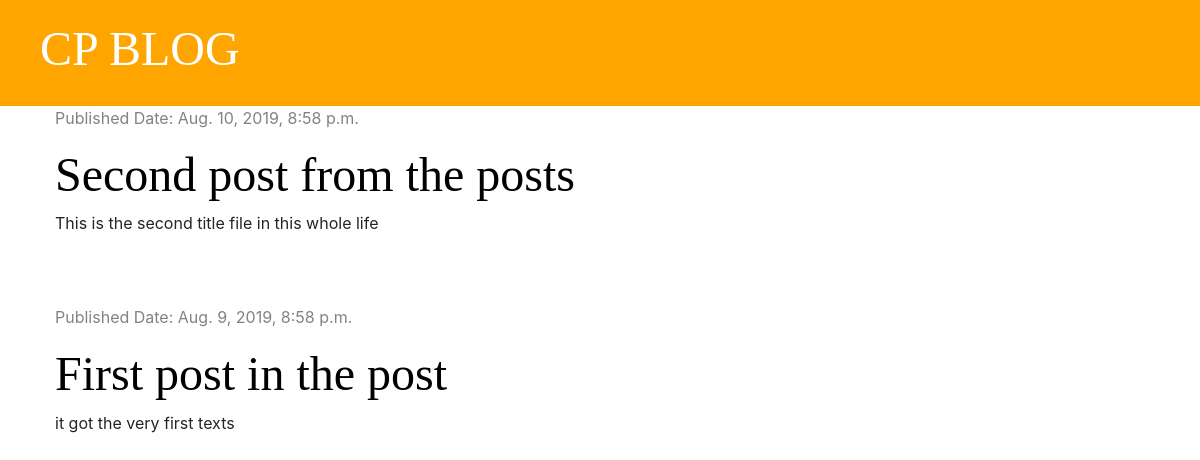
Before: / with the older database file.
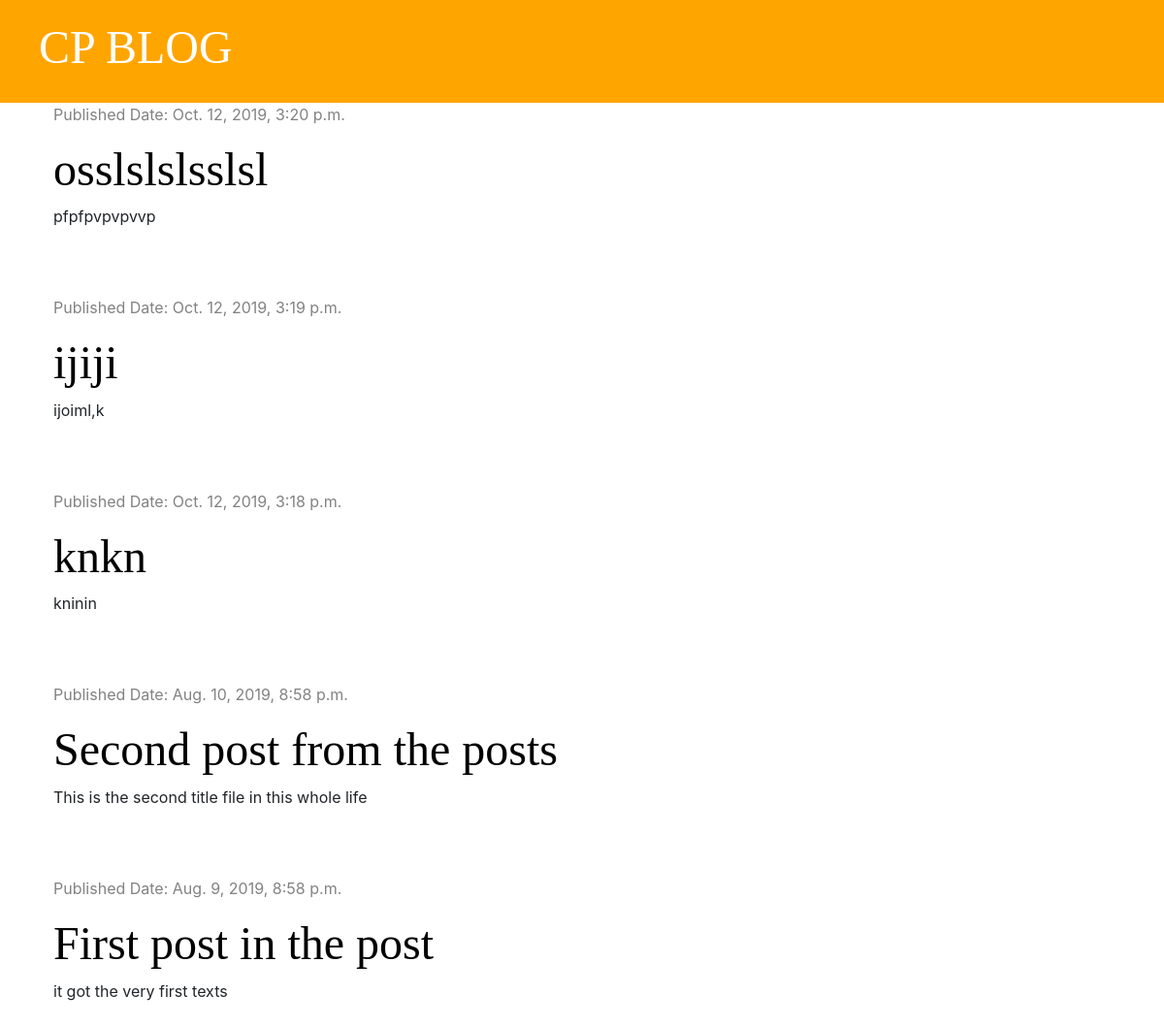
After: the same page with the newer database file.
### blog/models.py (models this page shows, shortened)
class Post(models.Model):
    author = models.ForeignKey('auth.User', on_delete=models.CASCADE)
    title = models.CharField(max_length=200)
    text = models.TextField()
    created_date = models.DateTimeField(default=timezone.now)
    published_date = models.DateTimeField(blank=True, null=True)

### blog/views.py (the view)
# urls.py: path('', views.post_list, name='post_list'),
def post_list(request, ):
    posts = Post.objects.filter(published_date__lte=timezone.now()).order_by('-published_date')
    stuff_for_frontend = {'posts': posts}
    return render(request, 'blog/post_list.html', stuff_for_frontend)

### blog/templates/blog/post_list.html
{% extends 'blog/base.html' %}
{% block content %}
            {% for post in posts %}
                <div class="post">
                    <div class="date">
                        <p>Published Date: {{ post.published_date }}</p>
                    </div>
                    <h1><a href="{% url 'post_detail' pk=post.pk %}">{{ post.title }}</a></h1>
                    <p>{{ post.text|linebreaksbr }}</p>
                </div>
            {% endfor %}
{% endblock %}

### blog/templates/blog/base.html (shortened to what this page needs)
<!DOCTYPE html>
<html>
<head>
    <link rel="stylesheet" href="https://stackpath.bootstrapcdn.com/bootstrap/4.3.1/css/bootstrap.min.css">
    {% load static %}
    <link rel="stylesheet" type="text/css" href="{% static 'blog/blog.css' %}">
</head>
<body>
<div class="page-header">
    <h1><a href="{% url 'post_list' %}">CP BLOG</a></h1>
</div>
<div class="content container">
    <div class="row">
        <div class="col-md-8">
           {% block content %}
           {% endblock %}
        </div>
    </div>
</div>
</body>
</html>

### blog/static/blog/blog.css (style rules this page uses)
.page-header { background-color: orange; margin-top: 0px; padding: 20px 20px 20px 40px; }
.page-header h1, .page-header h1 a { color: #ffffff; font-size: 36pt; text-decoration: none; }
h1, h2, h3, h4 { font-family: 'Tangerine', 'Inconsolata', 'Droid Sans', serif; font-size: 48px; }
.content { margin-left: 40px; }
.date { color: #828282; }
.post { margin-bottom: 70px; }
.post h1 a { color: black; }

Changed rows visible on the page:
added Post: published_date "Oct. 12, 2019, 3:20 p.m.", title "osslslslsslsl", text "pfpfpvpvpvvp"
added Post: published_date "Oct. 12, 2019, 3:19 p.m.", title "ijiji", text "ijoiml,k"
added Post: published_date "Oct. 12, 2019, 3:18 p.m.", title "knkn", text "kninin"
